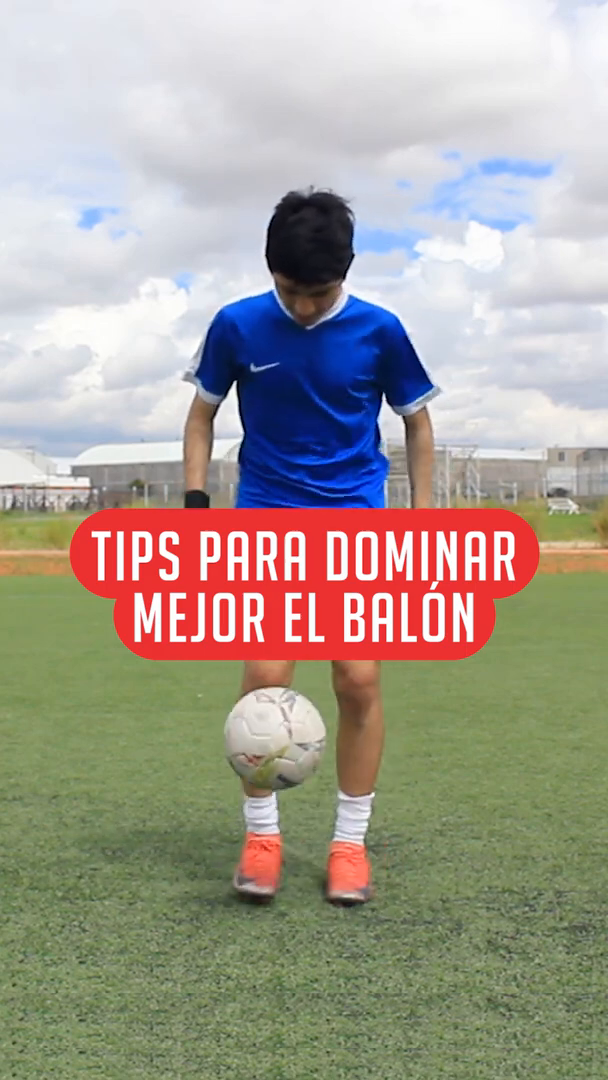
#> input picture frame 76 of dom2.mp4, 608 x 1080 px
$ python optical_flow_uwu.py
#> lines starting #> are read from the running program, lines starting #| are printed output that depends on the picture; after the words box and inside, x2 and y2 are one past the last pixel; in counts of white or black regions, pixels touching at a corner belong together
import numpy as np
import cv2


def draw_flow(img, flow, step=20):

    h, w = img.shape[:2]
    y, x = np.mgrid[step/2:h:step, step/2:w:step].reshape(2,-1).astype(int)
    fx, fy = flow[y,x].T

    lines = np.vstack([x, y, x-fx, y-fy]).T.reshape(-1, 2, 2)
    lines = np.int32(lines + 0.5)

    img_bgr = cv2.cvtColor(img, cv2.COLOR_GRAY2BGR)
    cv2.polylines(img_bgr, lines, 0, (0, 255, 0))

    for (x1, y1), (_x2, _y2) in lines:
        cv2.circle(img_bgr, (x1, y1), 1, (0, 255, 0), -1)

    return img_bgr

#Capture the video and generate a output with cv2
videoPath = 'dom2.mp4'
input = cv2.VideoCapture(videoPath)
output = cv2.VideoWriter('./Striwey/Output/output2.1_' + videoPath, cv2.VideoWriter_fourcc(*'mp4v'), 50, (int(input.get(3)),int(input.get(4))))

suc, prev = input.read()
#> prev is the input picture: shape (1080, 608, 3); mean B, G, R 148.2, 158.6, 165.1
prevgray = cv2.cvtColor(prev, cv2.COLOR_BGR2GRAY)
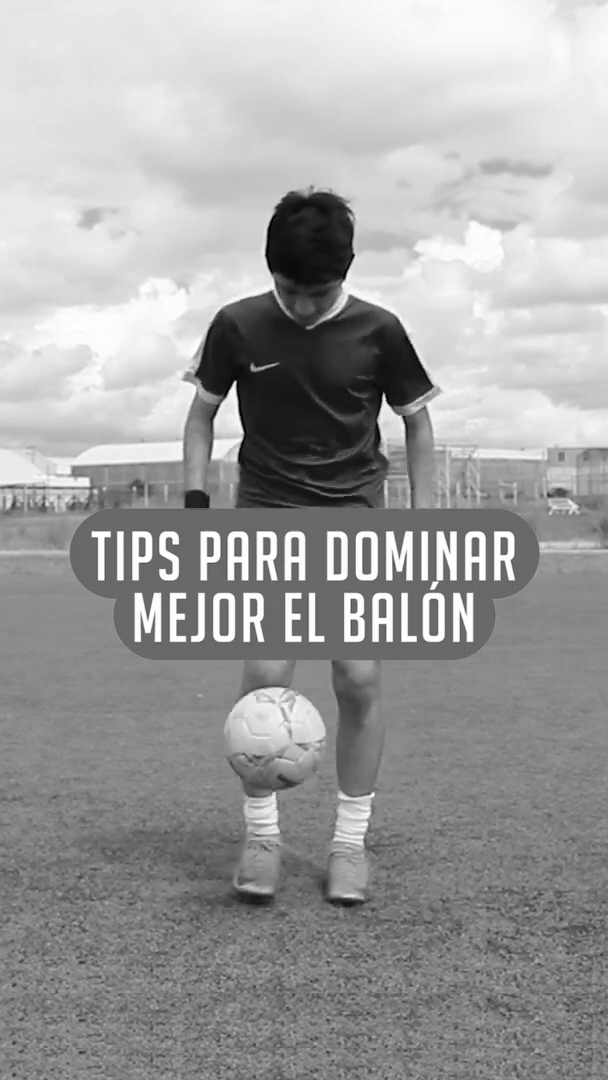
#> prevgray: shape (1080, 608); min 0, max 255, mean 159.4

while True:

    suc, img = input.read()
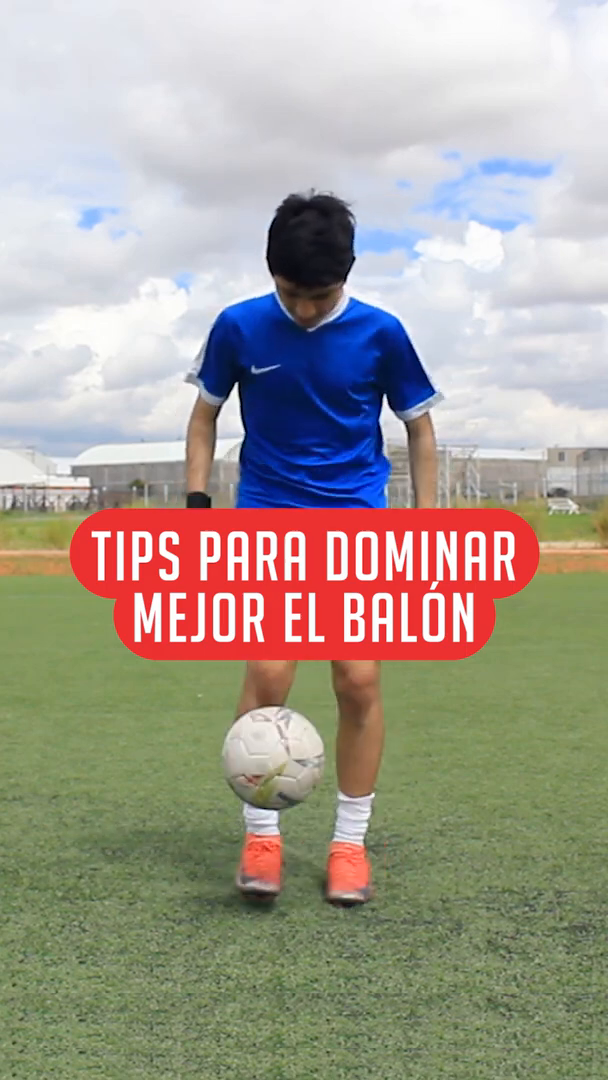
#> input picture frame 77 of dom2.mp4, 608 x 1080 px
#> img is the input picture: shape (1080, 608, 3); mean B, G, R 148.1, 158.6, 165.1
    gray = cv2.cvtColor(img, cv2.COLOR_BGR2GRAY)
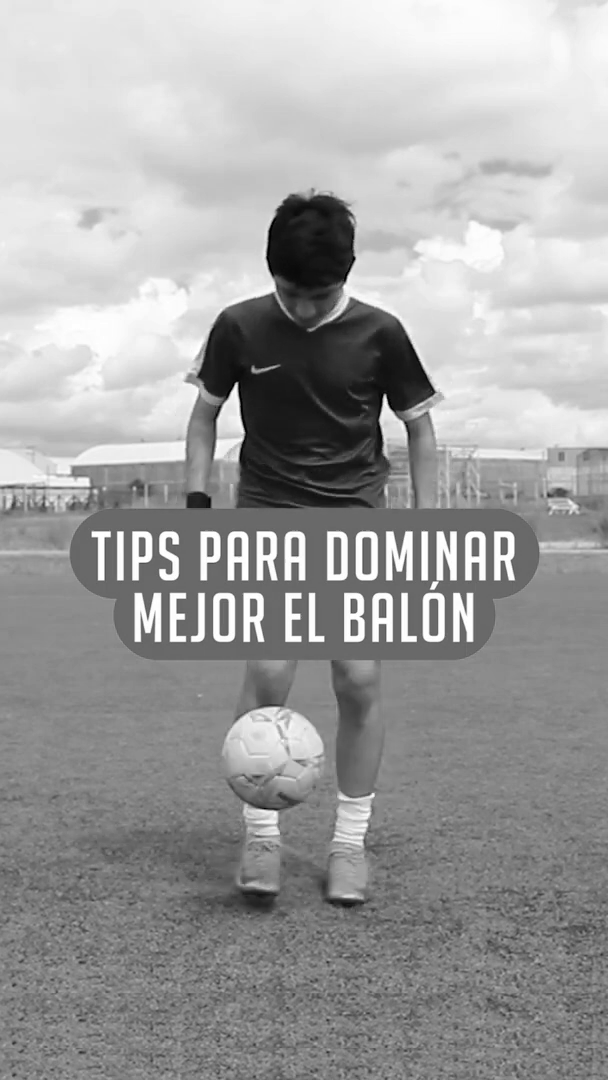
#> gray: shape (1080, 608); min 0, max 255, mean 159.4

    flow = cv2.calcOpticalFlowFarneback(prevgray, gray, None, 0.5, 3, 15, 3, 5, 1.2, 0)
    prevgray = gray

    #Show the process and write frames in output
    imgToShow = draw_flow(gray, flow)
#> in draw_flow, `fx, fy = flow[y,x].T`: fx = 1620 values, max 6.17 at index 1332, min -4.95 at index 1034, mean 0.104; fy = 1620 values, max 21.51 at index 1091, min -2.73 at index 1333, mean 0.561
#> in draw_flow, `cv2.polylines(img_bgr, lines, 0, (0, 255, 0))`:
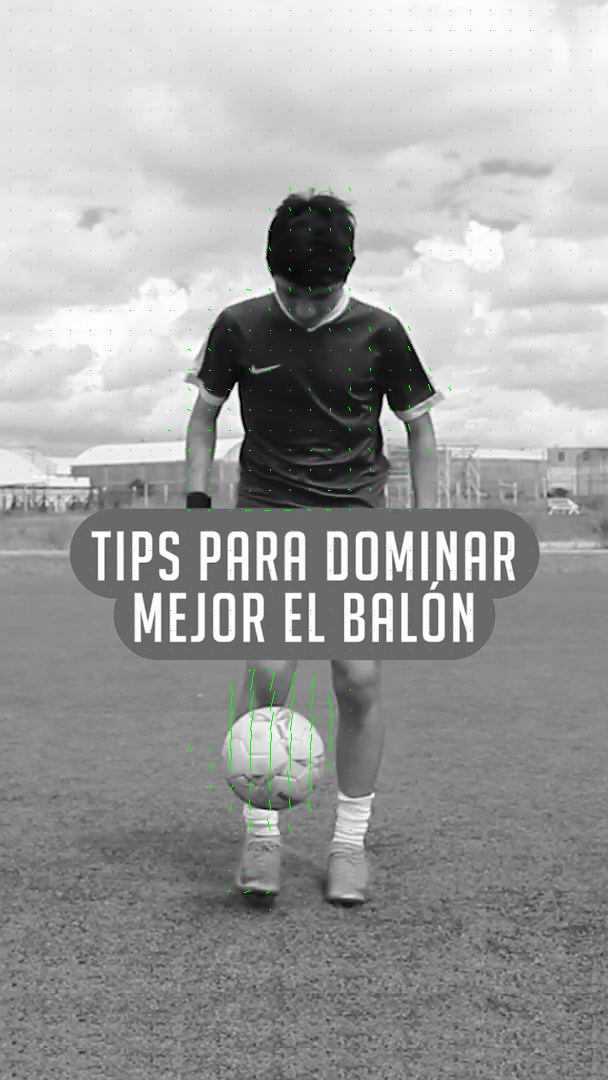
#> img_bgr: shape (1080, 608, 3); mean B, G, R 158.7, 159.8, 158.7
#> the loop in draw_flow, `for (x1, y1), (_x2, _y2) in lines:` made 1620 passes
#> (x1, y1, _x2, _y2) on passes 1 to 3: (10, 10, 10, 10), (30, 10, 30, 10), (50, 10, 50, 10)
#> after the loop in draw_flow, `for (x1, y1), (_x2, _y2) in lines:`:
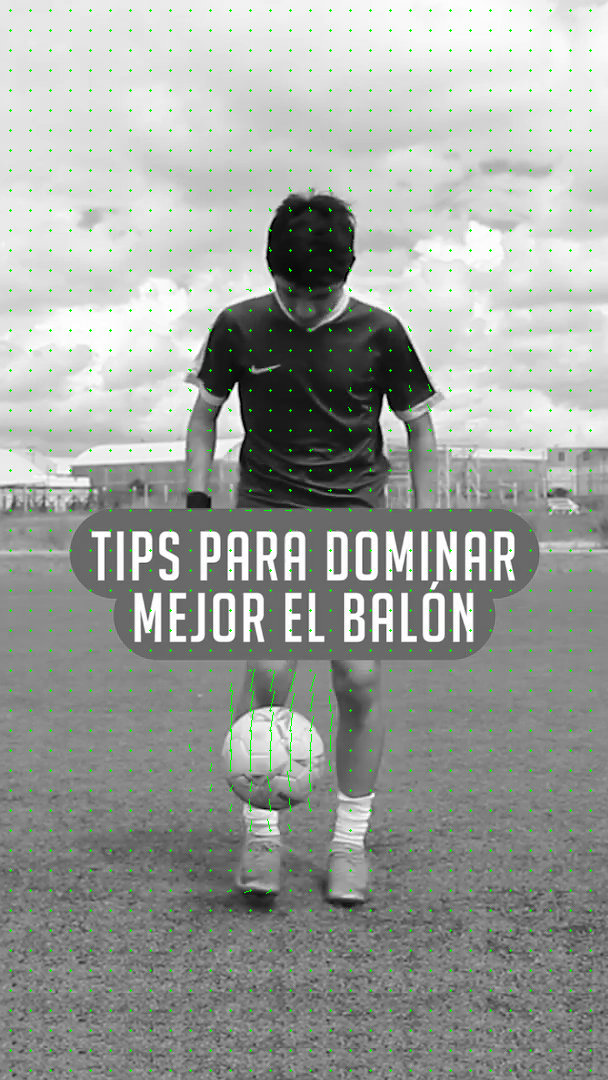
#> img_bgr: shape (1080, 608, 3); 0.96% of pixels changed, all inside (x1, y1, x2, y2) = (9, 9, 592, 1072)
    cv2.imshow('flow', imgToShow)
    output.write(imgToShow)

    key = cv2.waitKey(5)
#> (key q is pressed here)
    if key == ord('q'):
        break

output.release()
input.release()
cv2.destroyAllWindows()

"""
def cropping_person_with_ball(self, results, frame):

        detections = Detections(
                    xyxy=results[0].boxes.xyxy.cpu().numpy(),
                    confidence=results[0].boxes.conf.cpu().numpy(),
                    class_id=results[0].boxes.cls.cpu().numpy().astype(int),
                    )
        for i, (xyxy, confidence, class_id, tracker_id) in enumerate(detections):
            if class_id == 0:
                x1, y1, x2, y2 = xyxy.astype(int)

        black = cv2.rectangle(np.copy(frame), (0, 0), (width, height), (0, 0, 0), -1)
        try:
            frame = frame[y1:y2, x1:x2]
        except: pass


        frame = frame[int(xyxys[0][0][0]):int(xyxys[0][0][2]), int(xyxys[0][0][1]):int(xyxys[0][0][3])]
        for ball in ballOnImage:
            for xyxy in xyxys:
                if ball[0][0][0] >= xyxy[0][0][0] and ball[0][0][1] >= xyxy[0][0][1] and ball[0][0][2] <= xyxy[0][0][2] and ball[0][0][2] <= xyxy[0][0][2]:
                    frame = frame[xyxy[0][0][0]:xyxy[0][0][1], xyxy[0][0][2]:xyxy[0][0][3]]
                    pass

        black[y1:y2, x1:x2] = frame
        return black
"""

$ run again, starting later in the video
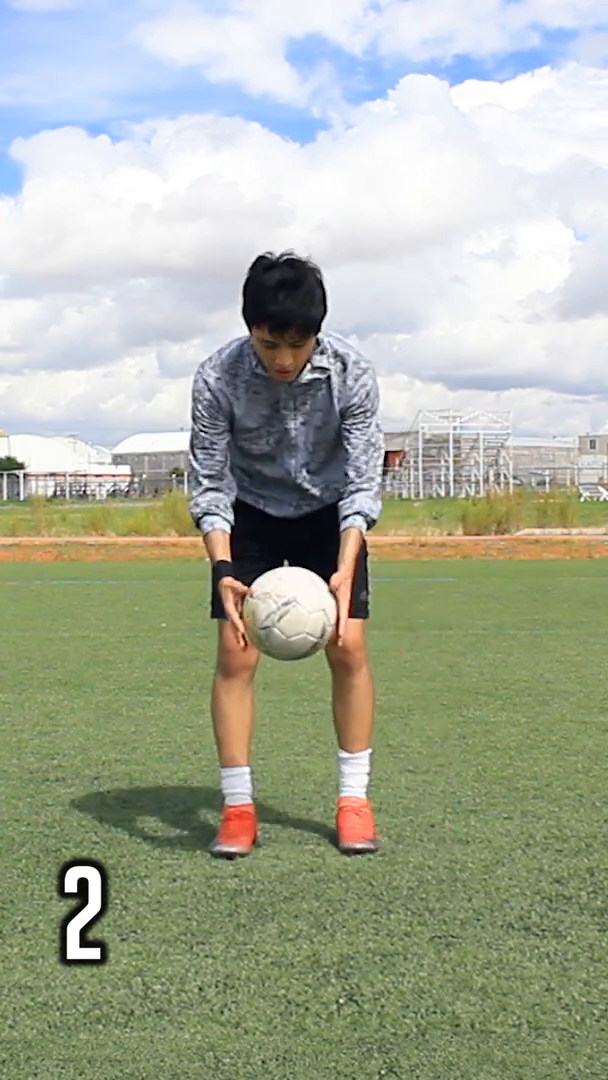
#> input picture frame 342 of dom2.mp4, 608 x 1080 px
#> prev is the input picture: shape (1080, 608, 3); mean B, G, R 155.3, 172.6, 166.3
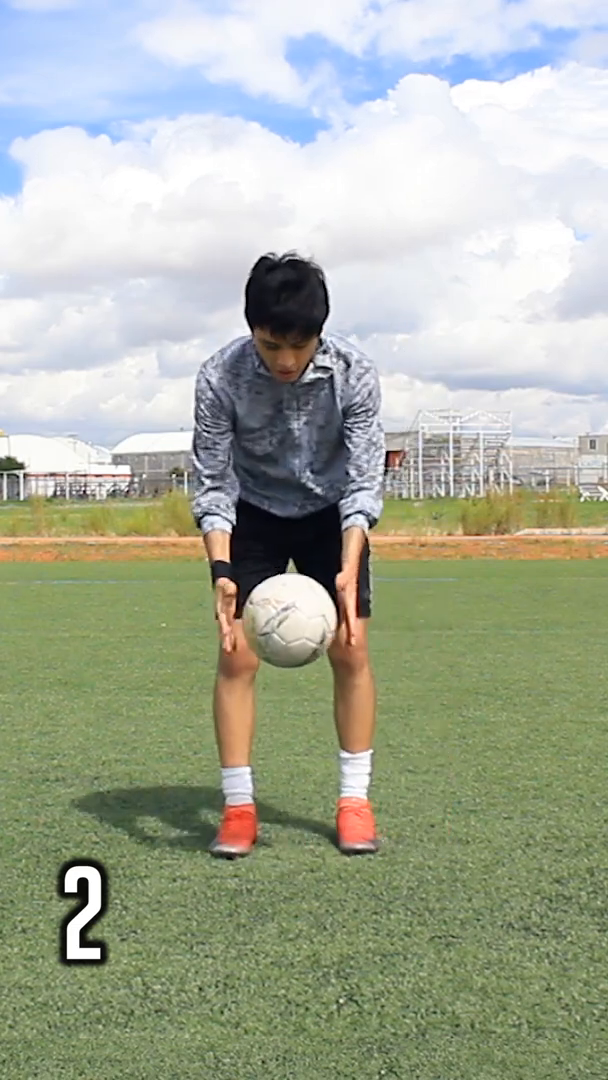
#> input picture frame 343 of dom2.mp4, 608 x 1080 px
#> img is the input picture: shape (1080, 608, 3); mean B, G, R 155.3, 172.6, 166.3
#> fx = 1620 values, max 7.42 at index 917, min -6.01 at index 881, mean 0.237; fy = 1620 values, max 14.77 at index 911, min -3.02 at index 826, mean 0.113
#> the loop in draw_flow, `for (x1, y1), (_x2, _y2) in lines:` made 1620 passes
#> (x1, y1, _x2, _y2) on passes 1 to 3: (10, 10, 10, 10), (30, 10, 30, 10), (50, 10, 50, 10)
#> after the loop in draw_flow, `for (x1, y1), (_x2, _y2) in lines:`:
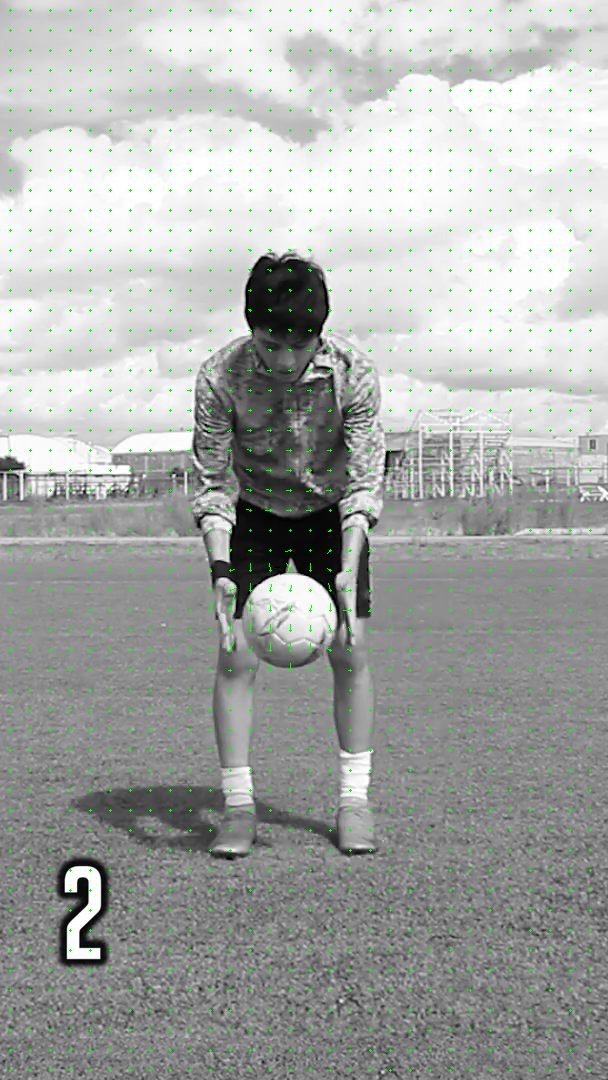
#> img_bgr: shape (1080, 608, 3); mean B, G, R 166.5, 169.8, 166.5

$ run again, starting later in the video
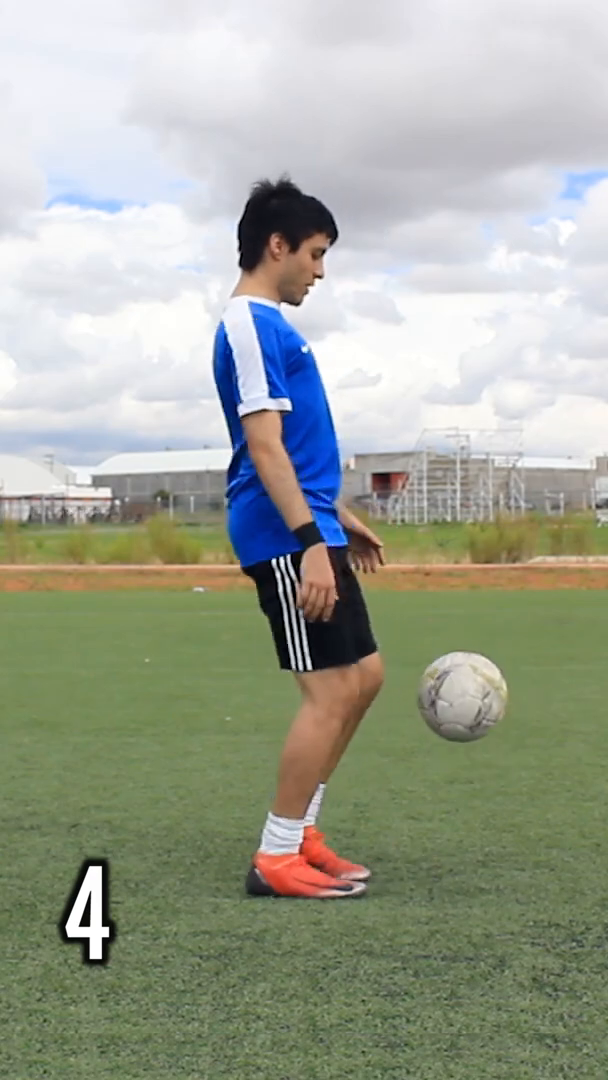
#> input picture frame 608 of dom2.mp4, 608 x 1080 px
#> prev is the input picture: shape (1080, 608, 3); mean B, G, R 150.2, 164.2, 159.3
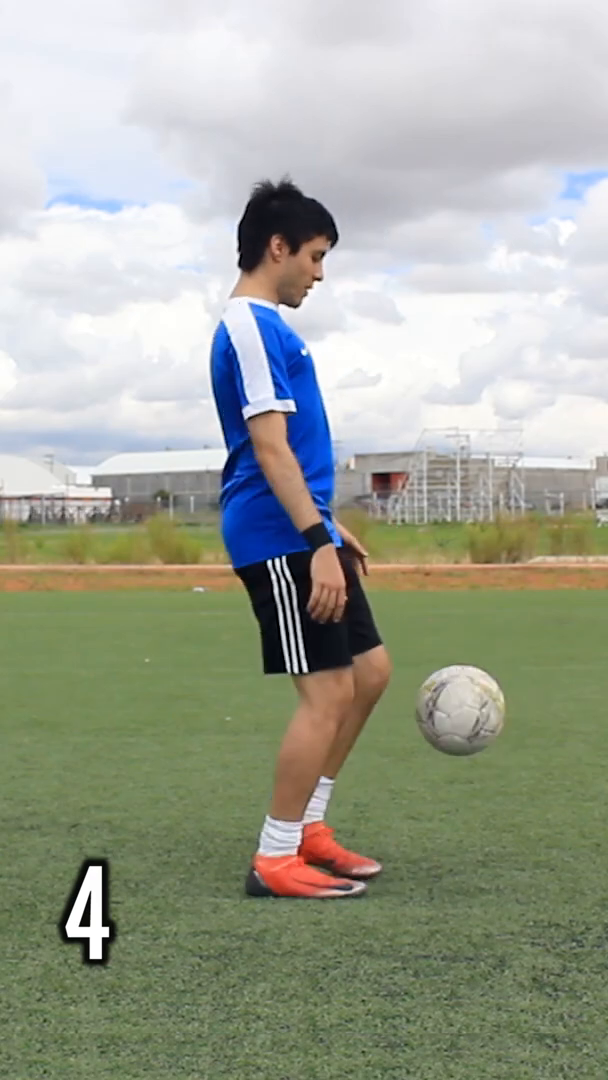
#> input picture frame 609 of dom2.mp4, 608 x 1080 px
#> img is the input picture: shape (1080, 608, 3); mean B, G, R 149.9, 163.8, 159.2
#> fx = 1620 values, max 11.3 at index 1308, min -10.55 at index 943, mean 0.0278; fy = 1620 values, max 13.91 at index 1101, min -8.07 at index 948, mean 0.335
#> the loop in draw_flow, `for (x1, y1), (_x2, _y2) in lines:` made 1620 passes
#> (x1, y1, _x2, _y2) on passes 1 to 3: (10, 10, 10, 10), (30, 10, 30, 10), (50, 10, 50, 10)
#> after the loop in draw_flow, `for (x1, y1), (_x2, _y2) in lines:`:
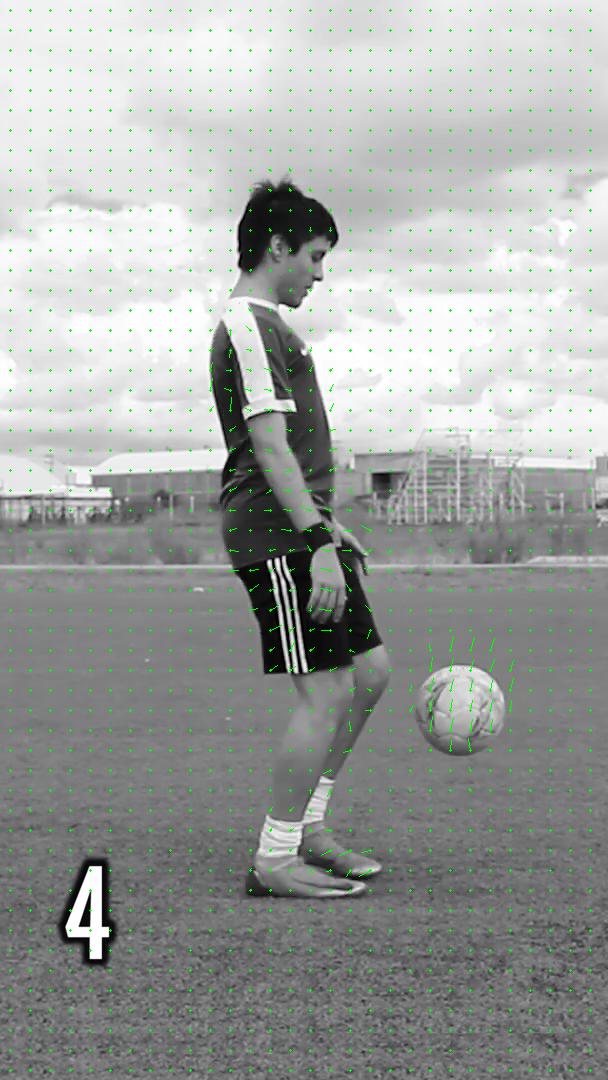
#> img_bgr: shape (1080, 608, 3); mean B, G, R 158.7, 162.2, 158.7
